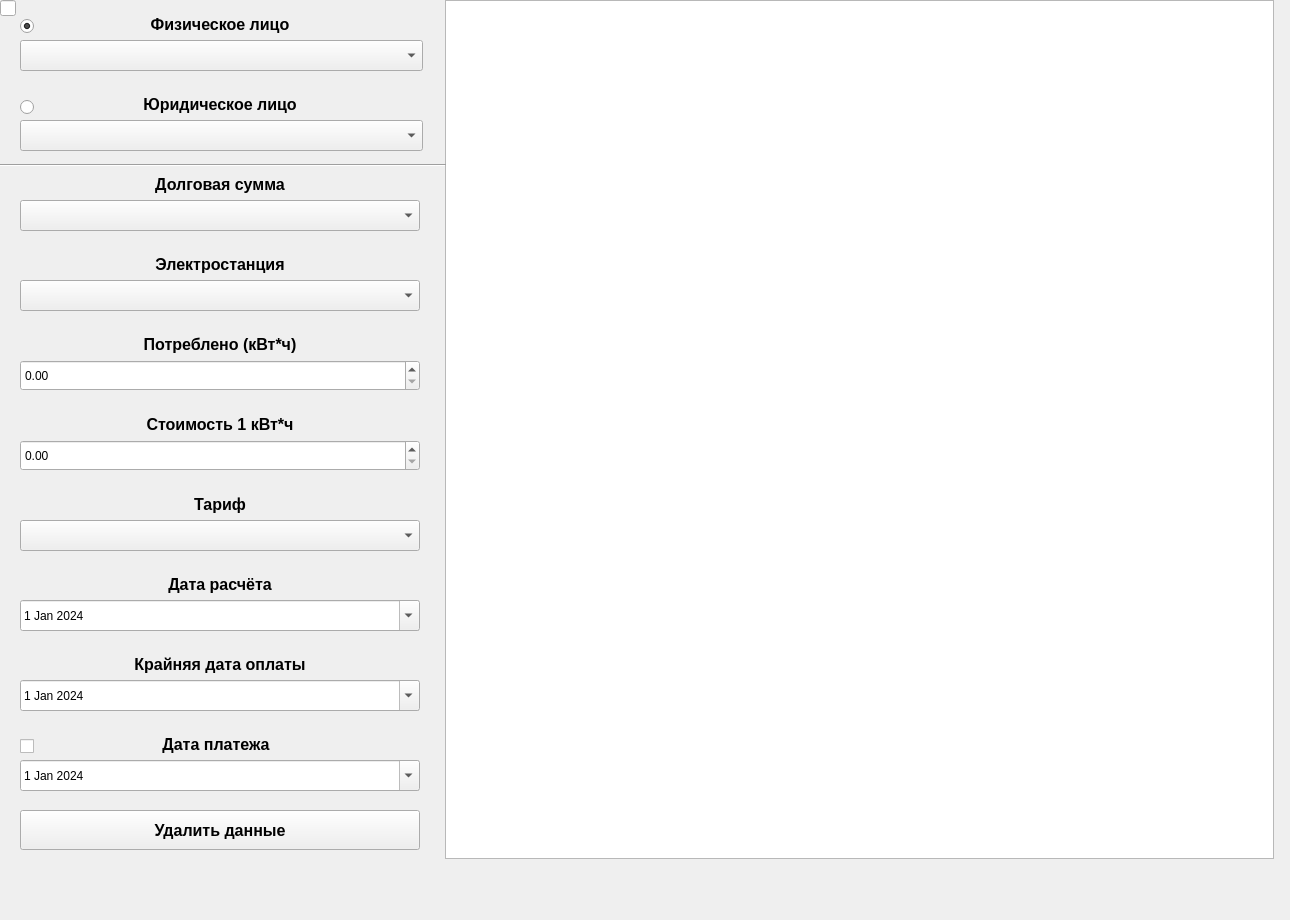
   <widget class="QWidget" name="tab_3">
    <attribute name="title">
     <string>Удалить</string>
    </attribute>
    <widget class="QLineEdit" name="delLineEditInd">
     <property name="geometry">
      <rect>
       <x>0</x>
       <y>0</y>
       <width>16</width>
       <height>16</height>
      </rect>
     </property>
    </widget>
    <widget class="QTableView" name="delTableView">
     <property name="geometry">
      <rect>
       <x>445</x>
       <y>0</y>
       <width>829</width>
       <height>859</height>
      </rect>
     </property>
    </widget>
    <widget class="QLabel" name="label_20">
     <property name="geometry">
      <rect>
       <x>20</x>
       <y>250</y>
       <width>400</width>
       <height>30</height>
      </rect>
     </property>
     <property name="font">
      <font>
       <pointsize>12</pointsize>
       <weight>75</weight>
       <italic>false</italic>
       <bold>true</bold>
      </font>
     </property>
     <property name="text">
      <string>&lt;html&gt;&lt;head/&gt;&lt;body&gt;&lt;p align=&quot;center&quot;&gt;Электростанция&lt;/p&gt;&lt;/body&gt;&lt;/html&gt;</string>
     </property>
     <property name="alignment">
      <set>Qt::AlignCenter</set>
     </property>
    </widget>
    <widget class="QLabel" name="label_22">
     <property name="geometry">
      <rect>
       <x>20</x>
       <y>10</y>
       <width>400</width>
       <height>30</height>
      </rect>
     </property>
     <property name="font">
      <font>
       <pointsize>12</pointsize>
       <weight>75</weight>
       <italic>false</italic>
       <bold>true</bold>
      </font>
     </property>
     <property name="text">
      <string>&lt;html&gt;&lt;head/&gt;&lt;body&gt;&lt;p align=&quot;center&quot;&gt;Физическое лицо&lt;/p&gt;&lt;/body&gt;&lt;/html&gt;</string>
     </property>
     <property name="alignment">
      <set>Qt::AlignCenter</set>
     </property>
    </widget>
    <widget class="QComboBox" name="delComboBox_5">
     <property name="geometry">
      <rect>
       <x>20</x>
       <y>520</y>
       <width>400</width>
       <height>31</height>
      </rect>
     </property>
    </widget>
    <widget class="QLabel" name="label_23">
     <property name="geometry">
      <rect>
       <x>20</x>
       <y>170</y>
       <width>400</width>
       <height>30</height>
      </rect>
     </property>
     <property name="font">
      <font>
       <pointsize>12</pointsize>
       <weight>75</weight>
       <italic>false</italic>
       <bold>true</bold>
      </font>
     </property>
     <property name="text">
      <string>&lt;html&gt;&lt;head/&gt;&lt;body&gt;&lt;p align=&quot;center&quot;&gt;Долговая сумма&lt;/p&gt;&lt;/body&gt;&lt;/html&gt;</string>
     </property>
     <property name="alignment">
      <set>Qt::AlignCenter</set>
     </property>
    </widget>
    <widget class="QDoubleSpinBox" name="delDoubleSpinBox_2">
     <property name="geometry">
      <rect>
       <x>20</x>
       <y>440</y>
       <width>400</width>
       <height>31</height>
      </rect>
     </property>
     <property name="decimals">
      <number>2</number>
     </property>
     <property name="maximum">
      <double>999999999.000000000000000</double>
     </property>
     <property name="singleStep">
      <double>1.000000000000000</double>
     </property>
     <property name="stepType">
      <enum>QAbstractSpinBox::AdaptiveDecimalStepType</enum>
     </property>
    </widget>
    <widget class="QLabel" name="label_24">
     <property name="geometry">
      <rect>
       <x>16</x>
       <y>730</y>
       <width>400</width>
       <height>30</height>
      </rect>
     </property>
     <property name="font">
      <font>
       <pointsize>12</pointsize>
       <weight>75</weight>
       <italic>false</italic>
       <bold>true</bold>
      </font>
     </property>
     <property name="text">
      <string>&lt;html&gt;&lt;head/&gt;&lt;body&gt;&lt;p align=&quot;center&quot;&gt;Дата платежа&lt;/p&gt;&lt;/body&gt;&lt;/html&gt;</string>
     </property>
     <property name="alignment">
      <set>Qt::AlignCenter</set>
     </property>
    </widget>
    <widget class="QDateEdit" name="delDateEdit_3">
     <property name="geometry">
      <rect>
       <x>20</x>
       <y>760</y>
       <width>400</width>
       <height>31</height>
      </rect>
     </property>
     <property name="minimumDate">
      <date>
       <year>2000</year>
       <month>1</month>
       <day>1</day>
      </date>
     </property>
     <property name="calendarPopup">
      <bool>true</bool>
     </property>
     <property name="date">
      <date>
       <year>2024</year>
       <month>1</month>
       <day>1</day>
      </date>
     </property>
    </widget>
    <widget class="QLabel" name="label_25">
     <property name="geometry">
      <rect>
       <x>20</x>
       <y>570</y>
       <width>400</width>
       <height>30</height>
      </rect>
     </property>
     <property name="font">
      <font>
       <pointsize>12</pointsize>
       <weight>75</weight>
       <italic>false</italic>
       <bold>true</bold>
      </font>
     </property>
     <property name="text">
      <string>&lt;html&gt;&lt;head/&gt;&lt;body&gt;&lt;p align=&quot;center&quot;&gt;Дата расчёта&lt;/p&gt;&lt;/body&gt;&lt;/html&gt;</string>
     </property>
     <property name="alignment">
      <set>Qt::AlignCenter</set>
     </property>
    </widget>
    <widget class="QComboBox" name="delComboBox_4">
     <property name="geometry">
      <rect>
       <x>20</x>
       <y>280</y>
       <width>400</width>
       <height>31</height>
      </rect>
     </property>
    </widget>
    <widget class="QPushButton" name="delPushButton">
     <property name="geometry">
      <rect>
       <x>20</x>
       <y>810</y>
       <width>400</width>
       <height>40</height>
      </rect>
     </property>
     <property name="font">
      <font>
       <family>Segoe UI</family>
       <pointsize>12</pointsize>
       <weight>75</weight>
       <italic>false</italic>
       <bold>true</bold>
      </font>
     </property>
     <property name="text">
      <string>Удалить данные</string>
     </property>
    </widget>
    <widget class="QLabel" name="label_26">
     <property name="geometry">
      <rect>
       <x>20</x>
       <y>650</y>
       <width>400</width>
       <height>30</height>
      </rect>
     </property>
     <property name="font">
      <font>
       <pointsize>12</pointsize>
       <weight>75</weight>
       <italic>false</italic>
       <bold>true</bold>
      </font>
     </property>
     <property name="text">
      <string>&lt;html&gt;&lt;head/&gt;&lt;body&gt;&lt;p align=&quot;center&quot;&gt;Крайняя дата оплаты&lt;/p&gt;&lt;/body&gt;&lt;/html&gt;</string>
     </property>
     <property name="alignment">
      <set>Qt::AlignCenter</set>
     </property>
    </widget>
    <widget class="QComboBox" name="delComboBox_3">
     <property name="geometry">
      <rect>
       <x>20</x>
       <y>200</y>
       <width>400</width>
       <height>31</height>
      </rect>
     </property>
    </widget>
    <widget class="QDateEdit" name="delDateEdit_2">
     <property name="geometry">
      <rect>
       <x>20</x>
       <y>680</y>
       <width>400</width>
       <height>31</height>
      </rect>
     </property>
     <property name="minimumDate">
      <date>
       <year>2000</year>
       <month>1</month>
       <day>1</day>
      </date>
     </property>
     <property name="calendarPopup">
      <bool>true</bool>
     </property>
     <property name="date">
      <date>
       <year>2024</year>
       <month>1</month>
       <day>1</day>
      </date>
     </property>
    </widget>
    <widget class="QComboBox" name="delComboBox_2">
     <property name="geometry">
      <rect>
       <x>20</x>
       <y>120</y>
       <width>403</width>
       <height>31</height>
      </rect>
     </property>
    </widget>
    <widget class="QLabel" name="label_27">
     <property name="geometry">
      <rect>
       <x>20</x>
       <y>90</y>
       <width>400</width>
       <height>30</height>
      </rect>
     </property>
     <property name="font">
      <font>
       <pointsize>12</pointsize>
       <weight>75</weight>
       <italic>false</italic>
       <bold>true</bold>
      </font>
     </property>
     <property name="text">
      <string>&lt;html&gt;&lt;head/&gt;&lt;body&gt;&lt;p align=&quot;center&quot;&gt;Юридическое лицо&lt;/p&gt;&lt;/body&gt;&lt;/html&gt;</string>
     </property>
    </widget>
    <widget class="QDateEdit" name="delDateEdit">
     <property name="geometry">
      <rect>
       <x>20</x>
       <y>600</y>
       <width>400</width>
       <height>31</height>
      </rect>
     </property>
     <property name="minimumDate">
      <date>
       <year>2000</year>
       <month>1</month>
       <day>1</day>
      </date>
     </property>
     <property name="calendarPopup">
      <bool>true</bool>
     </property>
     <property name="date">
      <date>
       <year>2024</year>
       <month>1</month>
       <day>1</day>
      </date>
     </property>
    </widget>
    <widget class="QComboBox" name="delComboBox">
     <property name="geometry">
      <rect>
       <x>20</x>
       <y>40</y>
       <width>403</width>
       <height>31</height>
      </rect>
     </property>
    </widget>
    <widget class="QDoubleSpinBox" name="delDoubleSpinBox">
     <property name="geometry">
      <rect>
       <x>20</x>
       <y>360</y>
       <width>400</width>
       <height>31</height>
      </rect>
     </property>
     <property name="decimals">
      <number>2</number>
     </property>
     <property name="maximum">
      <double>999999999.000000000000000</double>
     </property>
     <property name="singleStep">
      <double>1.000000000000000</double>
     </property>
     <property name="stepType">
      <enum>QAbstractSpinBox::AdaptiveDecimalStepType</enum>
     </property>
    </widget>
    <widget class="QLabel" name="label_28">
     <property name="geometry">
      <rect>
       <x>20</x>
       <y>330</y>
       <width>400</width>
       <height>30</height>
      </rect>
     </property>
     <property name="font">
      <font>
       <pointsize>12</pointsize>
       <weight>75</weight>
       <italic>false</italic>
       <bold>true</bold>
      </font>
     </property>
     <property name="text">
      <string>&lt;html&gt;&lt;head/&gt;&lt;body&gt;&lt;p align=&quot;center&quot;&gt;Потреблено (кВт*ч)&lt;/p&gt;&lt;/body&gt;&lt;/html&gt;</string>
     </property>
     <property name="alignment">
      <set>Qt::AlignCenter</set>
     </property>
    </widget>
    <widget class="QLabel" name="label_29">
     <property name="geometry">
      <rect>
       <x>20</x>
       <y>490</y>
       <width>400</width>
       <height>30</height>
      </rect>
     </property>
     <property name="font">
      <font>
       <pointsize>12</pointsize>
       <weight>75</weight>
       <italic>false</italic>
       <bold>true</bold>
      </font>
     </property>
     <property name="text">
      <string>&lt;html&gt;&lt;head/&gt;&lt;body&gt;&lt;p align=&quot;center&quot;&gt;Тариф&lt;/p&gt;&lt;/body&gt;&lt;/html&gt;</string>
     </property>
     <property name="alignment">
      <set>Qt::AlignCenter</set>
     </property>
    </widget>
    <widget class="QLabel" name="label_30">
     <property name="geometry">
      <rect>
       <x>20</x>
       <y>410</y>
       <width>400</width>
       <height>30</height>
      </rect>
     </property>
     <property name="font">
      <font>
       <pointsize>12</pointsize>
       <weight>75</weight>
       <italic>false</italic>
       <bold>true</bold>
      </font>
     </property>
     <property name="text">
      <string>&lt;html&gt;&lt;head/&gt;&lt;body&gt;&lt;p align=&quot;center&quot;&gt;Стоимость 1 кВт*ч&lt;/p&gt;&lt;/body&gt;&lt;/html&gt;</string>
     </property>
     <property name="alignment">
      <set>Qt::AlignCenter</set>
     </property>
    </widget>
    <widget class="Line" name="line_3">
     <property name="geometry">
      <rect>
       <x>-20</x>
       <y>150</y>
       <width>466</width>
       <height>31</height>
      </rect>
     </property>
     <property name="orientation">
      <enum>Qt::Horizontal</enum>
     </property>
    </widget>
    <widget class="QRadioButton" name="radioButton_5">
     <property name="geometry">
      <rect>
       <x>20</x>
       <y>18</y>
       <width>97</width>
       <height>16</height>
      </rect>
     </property>
     <property name="text">
      <string/>
     </property>
     <property name="checkable">
      <bool>true</bool>
     </property>
     <property name="checked">
      <bool>true</bool>
     </property>
    </widget>
    <widget class="QCheckBox" name="checkBox_3">
     <property name="geometry">
      <rect>
       <x>20</x>
       <y>738</y>
       <width>83</width>
       <height>17</height>
      </rect>
     </property>
     <property name="text">
      <string/>
     </property>
     <property name="checked">
      <bool>false</bool>
     </property>
     <property name="tristate">
      <bool>false</bool>
     </property>
    </widget>
    <widget class="QRadioButton" name="radioButton_6">
     <property name="geometry">
      <rect>
       <x>20</x>
       <y>99</y>
       <width>91</width>
       <height>16</height>
      </rect>
     </property>
     <property name="text">
      <string/>
     </property>
    </widget>
    <widget class="QLabel" name="label_33">
     <property name="geometry">
      <rect>
       <x>0</x>
       <y>-40</y>
       <width>1281</width>
       <height>911</height>
      </rect>
     </property>
     <property name="text">
      <string>&lt;html&gt;&lt;head/&gt;&lt;body&gt;&lt;p&gt;&lt;img src=&quot;:/invwin.png&quot;/&gt;&lt;/p&gt;&lt;/body&gt;&lt;/html&gt;</string>
     </property>
    </widget>
    <zorder>label_33</zorder>
    <zorder>delLineEditInd</zorder>
    <zorder>delTableView</zorder>
    <zorder>label_20</zorder>
    <zorder>label_22</zorder>
    <zorder>delComboBox_5</zorder>
    <zorder>label_23</zorder>
    <zorder>delDoubleSpinBox_2</zorder>
    <zorder>label_24</zorder>
    <zorder>delDateEdit_3</zorder>
    <zorder>label_25</zorder>
    <zorder>delComboBox_4</zorder>
    <zorder>delPushButton</zorder>
    <zorder>label_26</zorder>
    <zorder>delComboBox_3</zorder>
    <zorder>delDateEdit_2</zorder>
    <zorder>delComboBox_2</zorder>
    <zorder>label_27</zorder>
    <zorder>delDateEdit</zorder>
    <zorder>delComboBox</zorder>
    <zorder>delDoubleSpinBox</zorder>
    <zorder>label_28</zorder>
    <zorder>label_29</zorder>
    <zorder>label_30</zorder>
    <zorder>line_3</zorder>
    <zorder>radioButton_5</zorder>
    <zorder>checkBox_3</zorder>
    <zorder>radioButton_6</zorder>
   </widget>
